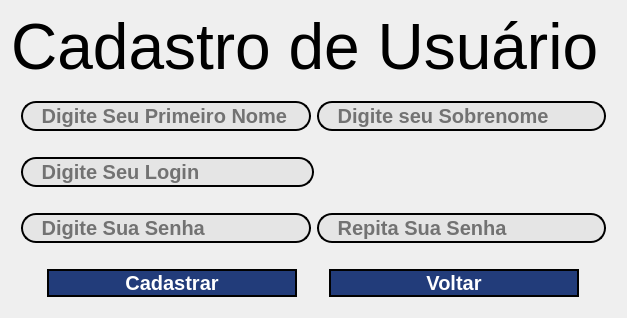
      <widget class="QWidget" name="Pagina_Cadastro">
       <layout class="QVBoxLayout" name="verticalLayout_14">
        <item>
         <widget class="QLabel" name="label_3">
          <property name="styleSheet">
           <string notr="true">background-color: rgb(255, 255, 255, 0);</string>
          </property>
          <property name="text">
           <string>&lt;html&gt;&lt;head/&gt;&lt;body&gt;&lt;p align=&quot;center&quot;&gt;&lt;span style=&quot; font-size:48pt;&quot;&gt;Cadastro de Usuário &lt;/span&gt;&lt;/p&gt;&lt;/body&gt;&lt;/html&gt;</string>
          </property>
         </widget>
        </item>
        <item>
         <widget class="QFrame" name="frame_9">
          <property name="styleSheet">
           <string notr="true">background-color: rgb(255, 255, 255, 0);</string>
          </property>
          <property name="frameShape">
           <enum>QFrame::StyledPanel</enum>
          </property>
          <property name="frameShadow">
           <enum>QFrame::Raised</enum>
          </property>
          <layout class="QHBoxLayout" name="horizontalLayout_6">
           <item>
            <widget class="QLineEdit" name="Cadastro_Nome">
             <property name="sizePolicy">
              <sizepolicy hsizetype="Expanding" vsizetype="Minimum">
               <horstretch>0</horstretch>
               <verstretch>0</verstretch>
              </sizepolicy>
             </property>
             <property name="maximumSize">
              <size>
               <width>16777215</width>
               <height>50</height>
              </size>
             </property>
             <property name="font">
              <font>
               <pointsize>15</pointsize>
               <weight>75</weight>
               <bold>true</bold>
              </font>
             </property>
             <property name="styleSheet">
              <string notr="true">
QLineEdit{

	
	background-color: rgb(229, 229, 229);
	color: rgb(0,0,0);
	border: 2px solid;
	border-radius: 15px;
	border-color: black
}</string>
             </property>
             <property name="alignment">
              <set>Qt::AlignLeading|Qt::AlignLeft|Qt::AlignVCenter</set>
             </property>
             <property name="placeholderText">
              <string>   Digite Seu Primeiro Nome</string>
             </property>
            </widget>
           </item>
           <item>
            <widget class="QLineEdit" name="Cadastro_Sobrenome">
             <property name="maximumSize">
              <size>
               <width>16777215</width>
               <height>50</height>
              </size>
             </property>
             <property name="font">
              <font>
               <pointsize>15</pointsize>
               <weight>75</weight>
               <bold>true</bold>
              </font>
             </property>
             <property name="styleSheet">
              <string notr="true">QLineEdit{

	
	background-color: rgb(229, 229, 229);
	color: rgb(0,0,0);
	border: 2px solid;
	border-radius: 15px;
	border-color: black
}</string>
             </property>
             <property name="placeholderText">
              <string>   Digite seu Sobrenome</string>
             </property>
            </widget>
           </item>
          </layout>
         </widget>
        </item>
        <item>
         <widget class="QFrame" name="frame_10">
          <property name="styleSheet">
           <string notr="true">background-color: rgb(255, 255, 255, 0);</string>
          </property>
          <property name="frameShape">
           <enum>QFrame::StyledPanel</enum>
          </property>
          <property name="frameShadow">
           <enum>QFrame::Raised</enum>
          </property>
          <layout class="QHBoxLayout" name="horizontalLayout_7">
           <item>
            <widget class="QLineEdit" name="Cadastro_Login">
             <property name="maximumSize">
              <size>
               <width>16777215</width>
               <height>50</height>
              </size>
             </property>
             <property name="font">
              <font>
               <pointsize>15</pointsize>
               <weight>75</weight>
               <bold>true</bold>
              </font>
             </property>
             <property name="styleSheet">
              <string notr="true">QLineEdit{

	
	background-color: rgb(229, 229, 229);
	color: rgb(0,0,0);
	border: 2px solid;
	border-radius: 15px;
	border-color: black
}</string>
             </property>
             <property name="placeholderText">
              <string>   Digite Seu Login</string>
             </property>
            </widget>
           </item>
           <item>
            <spacer name="horizontalSpacer">
             <property name="orientation">
              <enum>Qt::Horizontal</enum>
             </property>
             <property name="sizeHint" stdset="0">
              <size>
               <width>40</width>
               <height>20</height>
              </size>
             </property>
            </spacer>
           </item>
          </layout>
         </widget>
        </item>
        <item>
         <widget class="QFrame" name="frame_11">
          <property name="styleSheet">
           <string notr="true">background-color: rgb(255, 255, 255, 0);</string>
          </property>
          <property name="frameShape">
           <enum>QFrame::StyledPanel</enum>
          </property>
          <property name="frameShadow">
           <enum>QFrame::Raised</enum>
          </property>
          <layout class="QHBoxLayout" name="horizontalLayout_8">
           <item>
            <widget class="QLineEdit" name="Cadastro_Senha_1">
             <property name="maximumSize">
              <size>
               <width>16777215</width>
               <height>50</height>
              </size>
             </property>
             <property name="font">
              <font>
               <pointsize>15</pointsize>
               <weight>75</weight>
               <bold>true</bold>
              </font>
             </property>
             <property name="styleSheet">
              <string notr="true">QLineEdit{

	
	background-color: rgb(229, 229, 229);
	color: rgb(0,0,0);
	border: 2px solid;
	border-radius: 15px;
	border-color: black
}</string>
             </property>
             <property name="echoMode">
              <enum>QLineEdit::Password</enum>
             </property>
             <property name="placeholderText">
              <string>   Digite Sua Senha</string>
             </property>
            </widget>
           </item>
           <item>
            <widget class="QLineEdit" name="Cadastro_Senha_2">
             <property name="maximumSize">
              <size>
               <width>16777215</width>
               <height>50</height>
              </size>
             </property>
             <property name="font">
              <font>
               <pointsize>15</pointsize>
               <weight>75</weight>
               <bold>true</bold>
              </font>
             </property>
             <property name="styleSheet">
              <string notr="true">QLineEdit{

	
	background-color: rgb(229, 229, 229);
	color: rgb(0,0,0);
	border: 2px solid;
	border-radius: 15px;
	border-color: black
}</string>
             </property>
             <property name="echoMode">
              <enum>QLineEdit::Password</enum>
             </property>
             <property name="placeholderText">
              <string>   Repita Sua Senha</string>
             </property>
            </widget>
           </item>
          </layout>
         </widget>
        </item>
        <item>
         <widget class="QFrame" name="frame_12">
          <property name="styleSheet">
           <string notr="true">background-color: rgb(255, 255, 255, 0);</string>
          </property>
          <property name="frameShape">
           <enum>QFrame::StyledPanel</enum>
          </property>
          <property name="frameShadow">
           <enum>QFrame::Raised</enum>
          </property>
          <layout class="QHBoxLayout" name="horizontalLayout_9">
           <item>
            <widget class="QPushButton" name="btn_cadastrar">
             <property name="maximumSize">
              <size>
               <width>250</width>
               <height>50</height>
              </size>
             </property>
             <property name="font">
              <font>
               <pointsize>15</pointsize>
               <weight>75</weight>
               <bold>true</bold>
              </font>
             </property>
             <property name="styleSheet">
              <string notr="true">QPushButton{

	background-color:rgb(34, 60, 122);
	color: rgb(255,255,255);
	border: 2px solid;
	border-radius: 15px;
	border-color: black
}

QPushButton:hover{

	color: rgb(34, 60, 122);
	background-color: rgb(255,255,255);
}
</string>
             </property>
             <property name="text">
              <string>Cadastrar</string>
             </property>
            </widget>
           </item>
           <item>
            <widget class="QPushButton" name="btn_cadastro_voltar">
             <property name="maximumSize">
              <size>
               <width>250</width>
               <height>50</height>
              </size>
             </property>
             <property name="font">
              <font>
               <pointsize>15</pointsize>
               <weight>75</weight>
               <bold>true</bold>
              </font>
             </property>
             <property name="styleSheet">
              <string notr="true">QPushButton{

	background-color:rgb(34, 60, 122);
	color: rgb(255,255,255);
	border: 2px solid;
	border-radius: 15px;
	border-color: black
}

QPushButton:hover{

	color: rgb(34, 60, 122);
	background-color: rgb(255,255,255);
}
</string>
             </property>
             <property name="text">
              <string>Voltar</string>
             </property>
            </widget>
           </item>
          </layout>
         </widget>
        </item>
       </layout>
      </widget>
